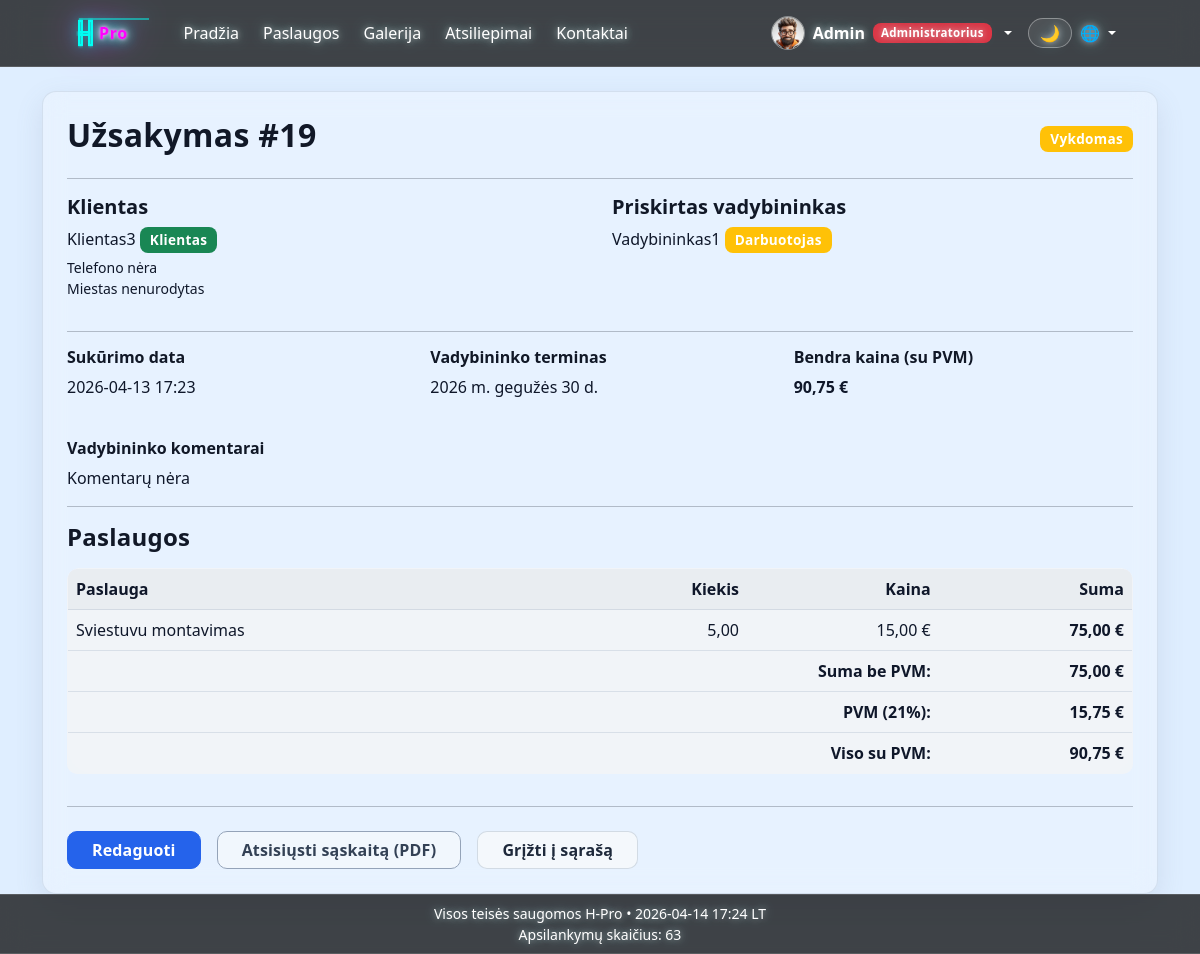
/orders/19/ (signed in), run on the app's committed database.
### main/models.py (models this page shows, shortened)
class Profile(models.Model):
    ROLE_CHOICES = [
        ('client', _('Klientas')),
        ('manager', _('Vadybininkas')),
        ('admin', _('Administratorius')),
        ('staff', _('Darbuotojas')),
    ]
    user = models.OneToOneField(User, on_delete=models.CASCADE, related_name='profile')
    avatar = models.ImageField(upload_to='avatars/', blank=True, null=True)
    bio = models.TextField(blank=True)
    phone = models.CharField(max_length=30, blank=True)
    city = models.CharField(max_length=100, blank=True)
    address = models.CharField(max_length=255, blank=True)
    role = models.CharField(max_length=20, choices=ROLE_CHOICES, default='client')
    is_legal_entity = models.BooleanField(default=False)
    company_name = models.CharField(max_length=255, blank=True)
    company_code = models.CharField(max_length=30, blank=True)
    company_vat_code = models.CharField(max_length=30, blank=True)
    company_address = models.CharField(max_length=255, blank=True)

### orders/models.py (models this page shows, shortened)
class Order(models.Model):
    STATUS_CHOICES = [
        ('new', _('Naujas')),
        ('in_progress', _('Vykdomas')),
        ('done', _('Atliktas')),
        ('cancelled', _('Atšauktas')),
    ]
    client = models.ForeignKey(User, on_delete=models.CASCADE, related_name='client_orders')
    manager = models.ForeignKey(User, on_delete=models.SET_NULL, null=True, blank=True, related_name='managed_orders')
    created_at = models.DateTimeField(auto_now_add=True)
    deadline = models.DateField(null=True, blank=True)
    status = models.CharField(max_length=20, choices=STATUS_CHOICES, default='new')
    manager_comment = models.TextField(blank=True)
    pdf_file = models.FileField(upload_to='invoices/', null=True, blank=True)
    is_deleted = models.BooleanField(default=False)
    deleted_at = models.DateTimeField(null=True, blank=True)
    class Meta:
        ordering = ['-created_at']
        verbose_name = _("Užsakymas")
        verbose_name_plural = _("Užsakymai")
    @staticmethod
    def _money(value: Decimal) -> Decimal:
        return Decimal(value).quantize(Decimal('0.01'), rounding=ROUND_HALF_UP)
    @property
    def subtotal(self):
        raw_total = sum(item.total_price for item in self.items.all())
        return self._money(raw_total)
    @property
    def vat_amount(self):
        return self._money(self.subtotal * Decimal('0.21'))
    @property
    def total_with_vat(self):
        return self._money(self.subtotal + self.vat_amount)

class OrderItem(models.Model):
    order = models.ForeignKey(Order, on_delete=models.CASCADE, related_name='items')
    service = models.ForeignKey(Service, on_delete=models.CASCADE)
    quantity = models.DecimalField(max_digits=10, decimal_places=2, default=1)
    custom_price = models.DecimalField(max_digits=10, decimal_places=2, null=True, blank=True)
    class Meta:
        verbose_name = _("Užsakymo eilutė")
        verbose_name_plural = _("Užsakymo eilutės")
    @property
    def unit_price(self):
        return self.custom_price if self.custom_price is not None else self.service.price
    @property
    def total_price(self):
        raw_total = self.unit_price * self.quantity
        return Order._money(raw_total)

### services/models.py (models this page shows, shortened)
class Service(models.Model):
    UNIT_CHOICES = [
        ('m2', 'm²'),
        ('m', _('bėginiai metrai')),
        ('vnt', _('vnt.')),
        ('h', _('valandos')),
        ('task', _('taškai')),
    ]
    category = models.ForeignKey(ServiceCategory, on_delete=models.CASCADE, related_name='services')
    name = models.CharField(max_length=200)
    description = models.TextField(blank=True, null=True)
    unit = models.CharField(max_length=10, choices=UNIT_CHOICES, default='vnt')
    price = models.DecimalField(max_digits=10, decimal_places=2)
    class Meta:
        verbose_name = _("Paslauga")
        verbose_name_plural = _("Paslaugos")
        ordering = ['category', 'name']

### orders/views.py (the view)
# urls.py: path('<int:order_id>/', views.order_detail, name='order_detail'),
@login_required
def order_detail(request, order_id):
    order = get_object_or_404(Order, id=order_id, is_deleted=False)
    if request.user.profile.role == 'client' and order.client != request.user:
        raise PermissionDenied(_("Negalite peržiūrėti šio užsakymo."))
    if request.user.profile.role == 'manager' and order.manager != request.user:
        raise PermissionDenied(_("Negalite peržiūrėti šio užsakymo."))
    return render(request, 'orders/order_detail.html', {'order': order})

### main/context_processors.py (called while the page is built)
def _next_global_visit_counter():
    total_visits = 0
    if default_storage.exists(VISIT_COUNTER_PATH):
        try:
            with default_storage.open(VISIT_COUNTER_PATH, 'r') as counter_file:
                data = json.load(counter_file)
            total_visits = int(data.get('total_visits', 0))
        except (OSError, ValueError, TypeError, json.JSONDecodeError):
            total_visits = 0
    total_visits += 1
    payload = {'total_visits': total_visits}
    if default_storage.exists(VISIT_COUNTER_PATH):
        default_storage.delete(VISIT_COUNTER_PATH)
    default_storage.save(VISIT_COUNTER_PATH, ContentFile(json.dumps(payload)))
    return total_visits

def company_info(request):
    visit_counter = _next_global_visit_counter()
    return {
        'company_info': settings.COMPANY_INFO,
        'visit_counter': visit_counter,
    }

### main/templatetags/role_badges.py (called while the page is built)
@register.simple_tag
def get_or_create_profile(user):
    if not user or not getattr(user, 'is_authenticated', False):
        return None
    profile, _ = Profile.objects.get_or_create(user=user)
    if user.is_superuser:
        if profile.role != 'admin':
            profile.role = 'admin'
            profile.save(update_fields=['role'])
    elif user.is_staff:
        if profile.role != 'staff':
            profile.role = 'staff'
            profile.save(update_fields=['role'])
    return profile

@register.simple_tag
def role_badge(role):
    colors = {
        'client': 'success',
        'manager': 'primary',
        'admin': 'danger',
        'staff': 'warning',
    }
    labels = {
        'client': _('Klientas'),
        'manager': _('Vadybininkas'),
        'admin': _('Administratorius'),
        'staff': _('Darbuotojas'),
    }
    color = colors.get(role, 'secondary')
    label = labels.get(role, role)
    return mark_safe(f'<span class="badge bg-{color}">{label}</span>')

### orders/templatetags/status_badges.py (called while the page is built)
@register.simple_tag
def status_badge(status):
    colors = {
        'new': 'info',
        'in_progress': 'warning',
        'done': 'success',
        'cancelled': 'danger',
    }
    labels = {
        'new': _('Naujas'),
        'in_progress': _('Vykdomas'),
        'done': _('Atliktas'),
        'cancelled': _('Atšauktas'),
    }
    color = colors.get(status, 'secondary')
    label = labels.get(status, status)
    return mark_safe(f'<span class="badge bg-{color}">{label}</span>')

### orders/templates/orders/order_detail.html
{% extends 'main/base.html' %}
{% load role_badges %}
{% load status_badges %}
{% load i18n %}
{% block content %}
<div class="container mt-4">
    {% trans "Telefono nėra" as no_phone %}
    {% trans "Miestas nenurodytas" as no_city %}
    {% trans "Komentarų nėra" as no_comments %}
    <div class="glass-card p-4">
        <div class="d-flex justify-content-between align-items-center mb-3">
            <h2 class="fw-bold theme-surface-heading">{% trans "Užsakymas" %} #{{ order.id }}</h2>
            <div>{% status_badge order.status %}</div>
        </div>
        <hr>
        <div class="row mt-3">
            <div class="col-md-6 mb-3">
                <h5 class="fw-semibold theme-surface-heading">{% trans "Klientas" %}</h5>
                <p class="mb-1 theme-surface-text">
                    {{ order.client.username }}
                    {% role_badge order.client.profile.role %}
                </p>
                <p class="theme-surface-text small mb-0">
                    {{ order.client.profile.phone|default:no_phone }}<br>
                    {{ order.client.profile.city|default:no_city }}
                </p>
            </div>
            <div class="col-md-6 mb-3">
                <h5 class="fw-semibold theme-surface-heading">{% trans "Priskirtas vadybininkas" %}</h5>
                {% if order.manager %}
                    <p class="mb-1 theme-surface-text">
                        {{ order.manager.username }}
                        {% role_badge order.manager.profile.role %}
                    </p>
                {% else %}
                    <p class="theme-surface-text">{% trans "Nepriskirtas" %}</p>
                {% endif %}
            </div>
        </div>
        <hr>
        <div class="row mt-3">
            <div class="col-md-4 mb-3">
                <h6 class="fw-semibold theme-surface-heading">{% trans "Sukūrimo data" %}</h6>
                <p class="theme-surface-text">{{ order.created_at|date:"Y-m-d H:i" }}</p>
            </div>
            <div class="col-md-4 mb-3">
                <h6 class="fw-semibold theme-surface-heading">{% trans "Vadybininko terminas" %}</h6>
                <p class="theme-surface-text">{{ order.deadline|default:"-" }}</p>
            </div>
            <div class="col-md-4 mb-3">
                <h6 class="fw-semibold theme-surface-heading">{% trans "Bendra kaina (su PVM)" %}</h6>
                <p class="fw-bold theme-surface-text">{{ order.total_with_vat|floatformat:2 }} €</p>
            </div>
        </div>
        <div class="mt-2 mb-3">
            <h6 class="fw-semibold theme-surface-heading">{% trans "Vadybininko komentarai" %}</h6>
            <p class="theme-surface-text mb-0">{{ order.manager_comment|default:no_comments }}</p>
        </div>
        <hr>
        <h4 class="fw-semibold theme-surface-heading mt-3">{% trans "Paslaugos" %}</h4>
        <div class="table-responsive mt-3">
            <table class="table table-hover align-middle">
                <thead>
                    <tr>
                        <th>{% trans "Paslauga" %}</th>
                        <th class="num-col">{% trans "Kiekis" %}</th>
                        <th class="num-col">{% trans "Kaina" %}</th>
                        <th class="num-col">{% trans "Suma" %}</th>
                    </tr>
                </thead>
                <tbody>
                    {% for item in order.items.all %}
                    <tr>
                        <td>{{ item.service.name }}</td>
                        <td class="num-col">{{ item.quantity|floatformat:2 }}</td>
                        <td class="num-col">{{ item.unit_price|floatformat:2 }} €</td>
                        <td class="fw-semibold num-col">{{ item.total_price|floatformat:2 }} €</td>
                    </tr>
                    {% endfor %}
                </tbody>
                <tfoot>
                    <tr>
                        <th colspan="3" class="text-end">{% trans "Suma be PVM:" %}</th>
                        <th class="num-col">{{ order.subtotal|floatformat:2 }} €</th>
                    </tr>
                    <tr>
                        <th colspan="3" class="text-end">{% trans "PVM (21%):" %}</th>
                        <th class="num-col">{{ order.vat_amount|floatformat:2 }} €</th>
                    </tr>
                    <tr>
                        <th colspan="3" class="text-end">{% trans "Viso su PVM:" %}</th>
                        <th class="num-col">{{ order.total_with_vat|floatformat:2 }} €</th>
                    </tr>
                </tfoot>
            </table>
        </div>
        <hr>
        <div class="d-flex gap-3 mt-4">
            {% if user.profile.role != 'client' %}
                <a href="{% url 'edit_order' order.id %}" class="btn btn-primary px-4">{% trans "Redaguoti" %}</a>
            {% endif %}
            <a href="{% url 'download_invoice' order.id %}" class="btn btn-outline-secondary px-4">{% trans "Atsisiųsti sąskaitą (PDF)" %}</a>
            {% if user.profile.role == 'admin' %}
                <a href="{% url 'admin_dashboard' %}" class="btn btn-light px-4">{% trans "Grįžti į sąrašą" %}</a>
            {% elif user.profile.role == 'manager' %}
                <a href="{% url 'manager_dashboard' %}" class="btn btn-light px-4">{% trans "Grįžti į sąrašą" %}</a>
            {% else %}
                <a href="{% url 'order_list' %}" class="btn btn-light px-4">{% trans "Grįžti į sąrašą" %}</a>
            {% endif %}
        </div>
    </div>
</div>
{% endblock %}

### main/templates/main/navbar.html (shortened to what this page needs)
{% load static %}
{% load role_badges %}
{% load i18n %}
<nav class="navbar navbar-expand-lg navbar-dark bg-dark bg-opacity-75 backdrop-blur">
    <div class="container-fluid">
        <div class="collapse navbar-collapse" id="mainNav">
            <div class="d-flex align-items-center gap-3">
                <a href="{% url 'home' %}" class="navbar-brand neon-logo" title="H-Pro">
                    <svg width="84" height="40" viewBox="0 0 84 40" fill="none" xmlns="http://www.w3.org/2000/svg" aria-label="HPro logo">
                        <text x="23" y="26" fill="#FF00FF" font-size="16" font-weight="700" font-family="Segoe UI, Arial, sans-serif" letter-spacing="0.6" filter="url(#neonGlow)">Pro</text>
                    </svg>
                </a>
            </div>
            <ul class="navbar-nav me-auto align-items-lg-center gap-lg-2">
                <li class="nav-item"><a class="nav-link" href="{% url 'home' %}">{% trans "Pradžia" %}</a></li>
                <li class="nav-item"><a class="nav-link" href="{% url 'services_home' %}">{% trans "Paslaugos" %}</a></li>
                <li class="nav-item"><a class="nav-link" href="{% url 'gallery_home' %}">{% trans "Galerija" %}</a></li>
                <li class="nav-item"><a class="nav-link" href="{% url 'reviews_list' %}">{% trans "Atsiliepimai" %}</a></li>
                <li class="nav-item"><a class="nav-link" href="{% url 'contact' %}">{% trans "Kontaktai" %}</a></li>
            </ul>
            <ul class="navbar-nav ms-auto align-items-lg-center">
                {% if user.is_authenticated %}
                    {% get_or_create_profile user as nav_profile %}
                    <li class="nav-item dropdown user-menu">
                        <a class="nav-link dropdown-toggle d-flex align-items-center gap-2 py-2" href="#" role="button" data-bs-toggle="dropdown" aria-expanded="false">
                            {% if nav_profile and nav_profile.avatar and nav_profile.avatar.url %}
                                <img src="{{ nav_profile.avatar.url }}" alt="{{ user.username }}" class="nav-avatar">
                            {% else %}
                                <img src="{% static 'main/img/default-avatar.png' %}" alt="{{ user.username }}" class="nav-avatar">
                            {% endif %}
                            <span class="fw-semibold">{{ user.username }}</span>
                            {% if nav_profile %}
                                {% role_badge nav_profile.role %}
                            {% endif %}
                        </a>
                    </li>
                    {% else %}
                    <li class="nav-item">
                        <a href="{% url 'login' %}" class="btn btn-outline-light">{% trans "Prisijungti" %}</a>
                    </li>
                {% endif %}
                <li class="nav-item ms-lg-2">
                    <button id="themeToggle" type="button" class="btn nav-theme-toggle" aria-label="{% trans 'Dienos / nakties režimas' %}" title="{% trans 'Dienos / nakties režimas' %}">🌙</button>
                </li>
                <li class="nav-item dropdown">
                    <a class="nav-link dropdown-toggle" href="#" role="button" data-bs-toggle="dropdown" aria-expanded="false" style="cursor: pointer;">
                        🌐
                    </a>
                </li>
            </ul>
        </div>
    </div>
</nav>

### data on the page
Profile: avatar (picture), role "Administratorius"
Order: id "19", status "Vykdomas", client.username "Klientas3", client.role "Klientas", client.profile.phone "Telefono nėra", client.profile.city "Miestas nenurodytas", manager.username "Vadybininkas1", manager.role "Darbuotojas", created_at "2026-04-13 17:23", deadline "2026 m. gegužės 30 d.", total_with_vat "90,75", manager_comment "Komentarų nėra", subtotal "75,00", vat_amount "15,75"
OrderItem: service.name "Sviestuvu montavimas", quantity "5,00", unit_price "15,00", total_price "75,00"

### other printed values
{{ user.username }} "Admin"
{{ visit_counter }} "63"
